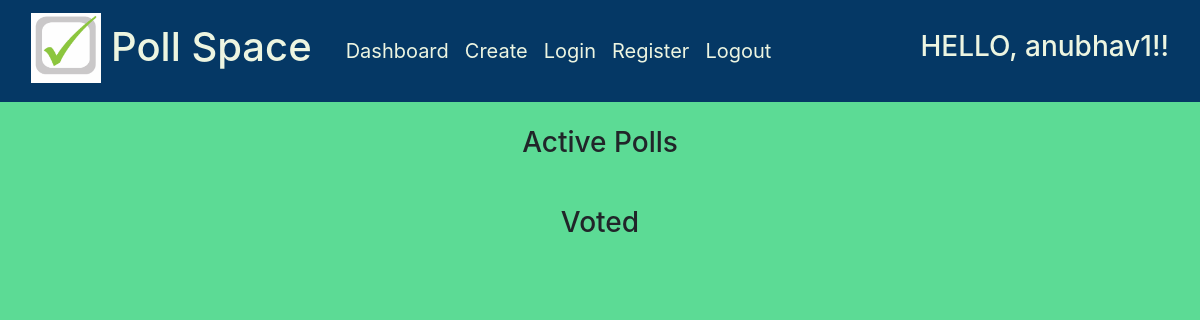
The app's page /polls/dashboard (signed in), older data.
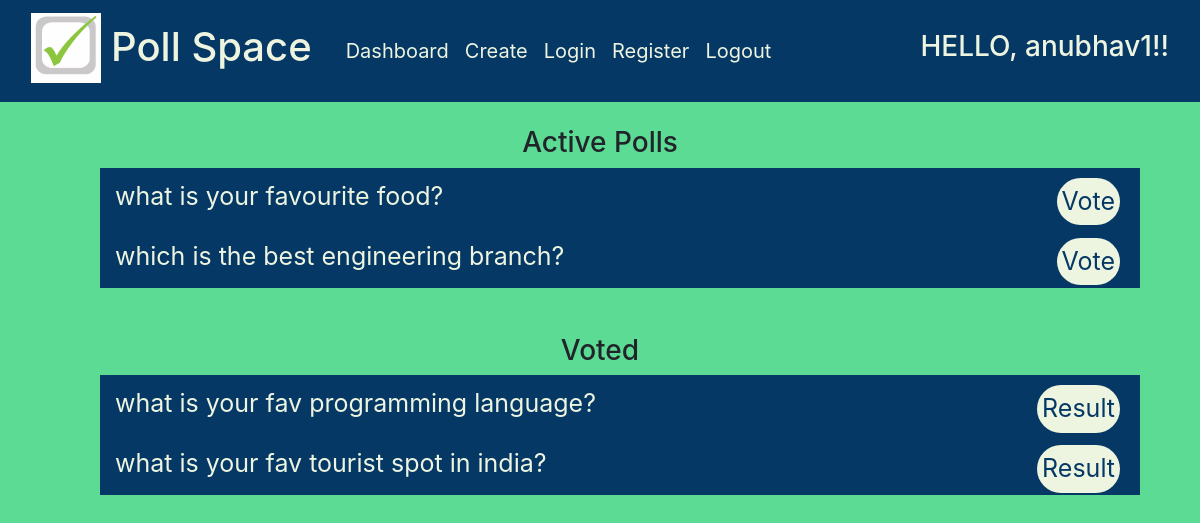
The same page, newer data.
### polls/models.py (models this page shows)
class Polls(models.Model) :
    poll_question = models.TextField()
    poll_option1 = models.CharField(max_length = 100)
    poll_option2 = models.CharField(max_length = 100)
    poll_option3 = models.CharField(max_length = 100)
    poll_option4 = models.CharField(max_length = 100)
    poll_option1_count = models.IntegerField(default = 0)
    poll_option2_count = models.IntegerField(default = 0)
    poll_option3_count = models.IntegerField(default = 0)
    poll_option4_count = models.IntegerField(default = 0)

class Voted(models.Model) :
    user = models.ForeignKey(UserModel, on_delete = models.CASCADE)
    poll = models.ForeignKey(Polls, on_delete = models.CASCADE)

### polls/views.py (the view)
# urls.py: path('polls/dashboard', dashboard_view, name='dashboard'),
@login_required(login_url='login')
def dashboard_view(request, *args, **kwargs) :
    polls = Polls.objects.all()
    votedpolls = request.user.voted_set.all()
    active = []
    for poll in polls :
        if Voted.objects.filter(user=request.user,poll=poll) :
           continue
        else :
           active.append(poll)
    context = {
        'polls' : polls,
        'votedpolls' : votedpolls,
        'active' : active
    }
    return render(request, 'polls/dashboard.html', context)

### polls/templates/polls/dashboard.html
{% extends "base.html" %}
{% block content %}
<div id="poll_list" class="container-fluid">
    <h3>Active Polls</h3>
    <ul class="polldata">
        {% for poll in active %}
        <li class="pollitem">
            <p class="pollname">{{ poll.poll_question }}</p>
            <a class="function" href="{% url 'vote' poll.id %}">Vote</a>
        </li>
        {% endfor %}
    </ul>
    <br>
    <h3>Voted</h3>
    <ul class="polldata">
        {% for vote in votedpolls %}
        <li class="pollitem">
            <p class="pollname">{{ vote.poll.poll_question }}</p>
            <a class="function" href="{% url 'result' vote.poll.id %}">Result</a>
        </li>
        {% endfor %}
    </ul>
</div>
{% endblock %}

### templates/base.html (shortened to what this page needs)
{% load static %}
<!DOCTYPE html>
<html>
    <head>
        <link rel="stylesheet" href="{% static '/stylesheet/bootstrap.min.css' %}">
        <link rel="stylesheet" href="{% static '/stylesheet/styles.css' %}">
    </head>
    <body>
        <header>
            <nav class="navbar navbar-expand-lg navbar-light">
                <div class="container-fluid">
                  <div class="navbar-brand">
                    <a href="{% url 'login' %}"><img id="logo" src="{% static 'images/logo.png'%}"></a>
                    <a href="{% url 'login' %}"><h1 id="brandname">Poll Space</h1></a>
                  </div>
                  <div class="collapse navbar-collapse" id="navbarTogglerDemo02">
                    <ul class="navbar-nav me-auto mb-2 mb-lg-0">
                      <li class="nav-item">
                        <a id="menu" class="nav-link" href="{% url 'dashboard' %}">Dashboard</a>
                      </li>
                      <li class="nav-item">
                        <a id="menu" class="nav-link" href="{% url 'create' %}">Create</a>
                      </li>
                      <li class="nav-item">
                        <a id="menu" class="nav-link" href="{% url 'login' %}">Login</a>
                      </li>
                      <li class="nav-item">
                        <a id="menu" class="nav-link" href="{% url 'register' %}">Register</a>
                      </li>
                      {% if request.user.is_authenticated %}
                        <li class="nav-item">
                          <a id="menu" class="nav-link" href="{% url 'logout' %}">Logout</a>
                        </li>
                      {% endif %}
                    </ul>
                  </div>
                  {% if request.user.is_authenticated %}
                    <h3 id="greeting">HELLO, {{ request.user }}!!</h3>
                  {% endif %}
                </div>
            </nav>
	    </header>
      <br>
      <section class="container">
        {% block content %}{% endblock %}
      </section>
      <br>
    </body>
</html>

### static/stylesheet/styles.css (style rules this page uses)
* { box-sizing: border-box; }
body { background-color: #5CDB95; }
.navbar { background-color: #053865; }
#brandname { font-style: bold; float: right; padding: 10px; color: #EDF5E1; }
#logo { height: 70px; width: 70px; }
#menu { color: #EDF5E1; font-size: 20px; }
#greeting { color: #EDF5E1; }
#random, #registerForm, #poll_list, #result { top: 50%; left: 50%; font-size: 20px; text-align: center; }
.polldata { list-style-type: none; }
.pollitem { background-color: #053865; width: 100%; padding: 10px; position: relative; height: 60px; }
.pollname { display: inline; position: absolute; left: 15px; color: #EDF5E1; font-size: 25px; }
.function { font-size: 25px; background-color: #EDF5E1; color: #053865; padding: 5px; border-radius: 25px; position: absolute; right: 20px; }

Row changes from the older to the newer data that the page shows:
added Polls: poll_question "what is your favourite food?"
added Polls: poll_question "which is the best engineering branch?"
added Voted: poll.poll_question "what is your fav programming language?"
added Voted: poll.poll_question "what is your fav tourist spot in india?"
